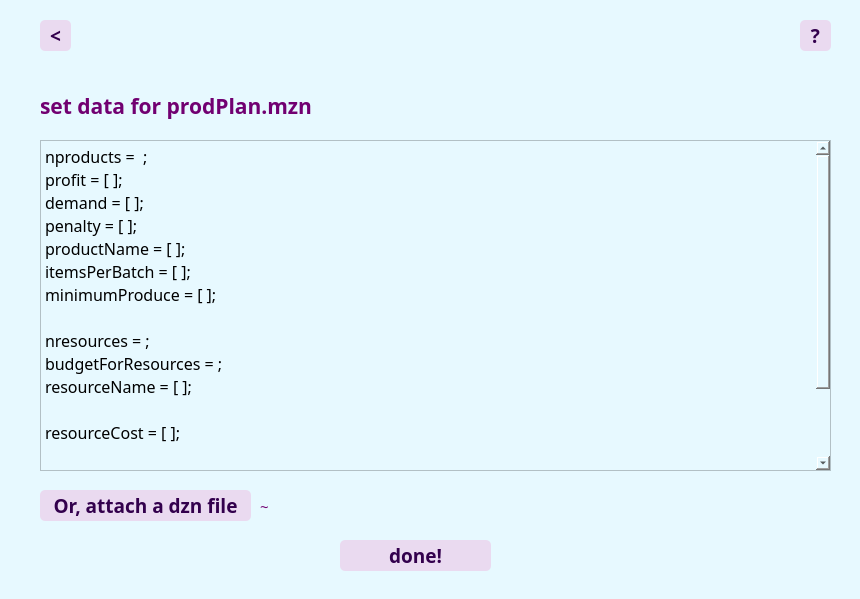
<?xml version="1.0" encoding="UTF-8"?>
<ui version="4.0">
 <class>prodPlanDataForm</class>
 <widget class="QWidget" name="prodPlanDataForm">
  <property name="geometry">
   <rect>
    <x>0</x>
    <y>0</y>
    <width>860</width>
    <height>599</height>
   </rect>
  </property>
  <property name="minimumSize">
   <size>
    <width>860</width>
    <height>599</height>
   </size>
  </property>
  <property name="maximumSize">
   <size>
    <width>860</width>
    <height>599</height>
   </size>
  </property>
  <property name="windowTitle">
   <string>set product data</string>
  </property>
  <property name="styleSheet">
   <string notr="true">background-color : rgb(231, 249, 255)</string>
  </property>
  <widget class="QLabel" name="logo">
   <property name="geometry">
    <rect>
     <x>360</x>
     <y>0</y>
     <width>101</width>
     <height>101</height>
    </rect>
   </property>
   <property name="sizePolicy">
    <sizepolicy hsizetype="Preferred" vsizetype="Preferred">
     <horstretch>0</horstretch>
     <verstretch>0</verstretch>
    </sizepolicy>
   </property>
   <property name="text">
    <string/>
   </property>
   <property name="pixmap">
    <pixmap>../resource/deliciaLogo100.png</pixmap>
   </property>
  </widget>
  <widget class="QLabel" name="title">
   <property name="geometry">
    <rect>
     <x>40</x>
     <y>90</y>
     <width>331</width>
     <height>31</height>
    </rect>
   </property>
   <property name="font">
    <font>
     <family>Calisto MT</family>
     <pointsize>16</pointsize>
     <weight>75</weight>
     <bold>true</bold>
    </font>
   </property>
   <property name="styleSheet">
    <string notr="true">color : rgb(113, 0, 113)</string>
   </property>
   <property name="text">
    <string>set data for prodPlan.mzn</string>
   </property>
  </widget>
  <widget class="QPushButton" name="helpBtn">
   <property name="geometry">
    <rect>
     <x>800</x>
     <y>20</y>
     <width>31</width>
     <height>31</height>
    </rect>
   </property>
   <property name="font">
    <font>
     <family>Calisto MT</family>
     <pointsize>14</pointsize>
     <weight>75</weight>
     <bold>true</bold>
    </font>
   </property>
   <property name="styleSheet">
    <string notr="true">color:rgb(51, 0, 77);
background-color: rgb(234, 218, 240);
border-radius: 5;</string>
   </property>
   <property name="text">
    <string>?</string>
   </property>
  </widget>
  <widget class="QPushButton" name="backBtn">
   <property name="geometry">
    <rect>
     <x>40</x>
     <y>20</y>
     <width>31</width>
     <height>31</height>
    </rect>
   </property>
   <property name="font">
    <font>
     <family>Calisto MT</family>
     <pointsize>14</pointsize>
     <weight>75</weight>
     <bold>true</bold>
    </font>
   </property>
   <property name="styleSheet">
    <string notr="true">color:rgb(51, 0, 77);
background-color: rgb(234, 218, 240);
border-radius: 5;</string>
   </property>
   <property name="text">
    <string>&lt;</string>
   </property>
  </widget>
  <widget class="QTextEdit" name="textEdit">
   <property name="geometry">
    <rect>
     <x>40</x>
     <y>140</y>
     <width>791</width>
     <height>331</height>
    </rect>
   </property>
   <property name="font">
    <font>
     <family>Roboto Slab</family>
     <pointsize>11</pointsize>
    </font>
   </property>
   <property name="html">
    <string>&lt;!DOCTYPE HTML PUBLIC &quot;-//W3C//DTD HTML 4.0//EN&quot; &quot;http://www.w3.org/TR/REC-html40/strict.dtd&quot;&gt;
&lt;html&gt;&lt;head&gt;&lt;meta name=&quot;qrichtext&quot; content=&quot;1&quot; /&gt;&lt;style type=&quot;text/css&quot;&gt;
p, li { white-space: pre-wrap; }
&lt;/style&gt;&lt;/head&gt;&lt;body style=&quot; font-family:'Roboto Slab'; font-size:11pt; font-weight:400; font-style:normal;&quot;&gt;
&lt;p style=&quot; margin-top:0px; margin-bottom:0px; margin-left:0px; margin-right:0px; -qt-block-indent:0; text-indent:0px;&quot;&gt;&lt;span style=&quot; font-size:12pt;&quot;&gt;nproducts =  ;&lt;/span&gt;&lt;/p&gt;
&lt;p style=&quot; margin-top:0px; margin-bottom:0px; margin-left:0px; margin-right:0px; -qt-block-indent:0; text-indent:0px;&quot;&gt;&lt;span style=&quot; font-size:12pt;&quot;&gt;profit = [ ];&lt;/span&gt;&lt;/p&gt;
&lt;p style=&quot; margin-top:0px; margin-bottom:0px; margin-left:0px; margin-right:0px; -qt-block-indent:0; text-indent:0px;&quot;&gt;&lt;span style=&quot; font-size:12pt;&quot;&gt;demand = [ ];&lt;/span&gt;&lt;/p&gt;
&lt;p style=&quot; margin-top:0px; margin-bottom:0px; margin-left:0px; margin-right:0px; -qt-block-indent:0; text-indent:0px;&quot;&gt;&lt;span style=&quot; font-size:12pt;&quot;&gt;penalty = [ ];&lt;/span&gt;&lt;/p&gt;
&lt;p style=&quot; margin-top:0px; margin-bottom:0px; margin-left:0px; margin-right:0px; -qt-block-indent:0; text-indent:0px;&quot;&gt;&lt;span style=&quot; font-size:12pt;&quot;&gt;productName = [ ];&lt;/span&gt;&lt;/p&gt;
&lt;p style=&quot; margin-top:0px; margin-bottom:0px; margin-left:0px; margin-right:0px; -qt-block-indent:0; text-indent:0px;&quot;&gt;&lt;span style=&quot; font-size:12pt;&quot;&gt;itemsPerBatch = [ ];&lt;/span&gt;&lt;/p&gt;
&lt;p style=&quot; margin-top:0px; margin-bottom:0px; margin-left:0px; margin-right:0px; -qt-block-indent:0; text-indent:0px;&quot;&gt;&lt;span style=&quot; font-size:12pt;&quot;&gt;minimumProduce = [ ];&lt;/span&gt;&lt;/p&gt;
&lt;p style=&quot;-qt-paragraph-type:empty; margin-top:0px; margin-bottom:0px; margin-left:0px; margin-right:0px; -qt-block-indent:0; text-indent:0px; font-size:12pt;&quot;&gt;&lt;br /&gt;&lt;/p&gt;
&lt;p style=&quot; margin-top:0px; margin-bottom:0px; margin-left:0px; margin-right:0px; -qt-block-indent:0; text-indent:0px;&quot;&gt;&lt;span style=&quot; font-size:12pt;&quot;&gt;nresources = ;&lt;/span&gt;&lt;/p&gt;
&lt;p style=&quot; margin-top:0px; margin-bottom:0px; margin-left:0px; margin-right:0px; -qt-block-indent:0; text-indent:0px;&quot;&gt;&lt;span style=&quot; font-size:12pt;&quot;&gt;budgetForResources = ;&lt;/span&gt;&lt;/p&gt;
&lt;p style=&quot; margin-top:0px; margin-bottom:0px; margin-left:0px; margin-right:0px; -qt-block-indent:0; text-indent:0px;&quot;&gt;&lt;span style=&quot; font-size:12pt;&quot;&gt;resourceName = [ ];&lt;/span&gt;&lt;/p&gt;
&lt;p style=&quot;-qt-paragraph-type:empty; margin-top:0px; margin-bottom:0px; margin-left:0px; margin-right:0px; -qt-block-indent:0; text-indent:0px; font-size:12pt;&quot;&gt;&lt;br /&gt;&lt;/p&gt;
&lt;p style=&quot; margin-top:0px; margin-bottom:0px; margin-left:0px; margin-right:0px; -qt-block-indent:0; text-indent:0px;&quot;&gt;&lt;span style=&quot; font-size:12pt;&quot;&gt;resourceCost = [ ]; &lt;/span&gt;&lt;/p&gt;
&lt;p style=&quot;-qt-paragraph-type:empty; margin-top:0px; margin-bottom:0px; margin-left:0px; margin-right:0px; -qt-block-indent:0; text-indent:0px; font-size:12pt;&quot;&gt;&lt;br /&gt;&lt;/p&gt;
&lt;p style=&quot; margin-top:0px; margin-bottom:0px; margin-left:0px; margin-right:0px; -qt-block-indent:0; text-indent:0px;&quot;&gt;&lt;span style=&quot; font-size:12pt;&quot;&gt;consumption = [ ];&lt;/span&gt;&lt;/p&gt;
&lt;p style=&quot; margin-top:0px; margin-bottom:0px; margin-left:0px; margin-right:0px; -qt-block-indent:0; text-indent:0px;&quot;&gt;&lt;span style=&quot; font-size:12pt;&quot;&gt;               &lt;/span&gt;&lt;/p&gt;
&lt;p style=&quot; margin-top:0px; margin-bottom:0px; margin-left:0px; margin-right:0px; -qt-block-indent:0; text-indent:0px;&quot;&gt;&lt;span style=&quot; font-size:12pt;&quot;&gt;maxNumOfBatches =  ;&lt;/span&gt;&lt;/p&gt;
&lt;p style=&quot;-qt-paragraph-type:empty; margin-top:0px; margin-bottom:0px; margin-left:0px; margin-right:0px; -qt-block-indent:0; text-indent:0px; font-size:12pt;&quot;&gt;&lt;br /&gt;&lt;/p&gt;&lt;/body&gt;&lt;/html&gt;</string>
   </property>
  </widget>
  <widget class="QPushButton" name="okBtn">
   <property name="geometry">
    <rect>
     <x>340</x>
     <y>540</y>
     <width>151</width>
     <height>31</height>
    </rect>
   </property>
   <property name="font">
    <font>
     <family>Calisto MT</family>
     <pointsize>14</pointsize>
     <weight>75</weight>
     <bold>true</bold>
    </font>
   </property>
   <property name="styleSheet">
    <string notr="true">color:rgb(51, 0, 77);
background-color: rgb(234, 218, 240);
border-radius: 5;</string>
   </property>
   <property name="text">
    <string>done!</string>
   </property>
  </widget>
  <widget class="QPushButton" name="attachBtn">
   <property name="geometry">
    <rect>
     <x>40</x>
     <y>490</y>
     <width>211</width>
     <height>31</height>
    </rect>
   </property>
   <property name="font">
    <font>
     <family>Calisto MT</family>
     <pointsize>14</pointsize>
     <weight>75</weight>
     <bold>true</bold>
    </font>
   </property>
   <property name="styleSheet">
    <string notr="true">color:rgb(51, 0, 77);
background-color: rgb(234, 218, 240);
border-radius: 5;</string>
   </property>
   <property name="text">
    <string>Or, attach a dzn file</string>
   </property>
  </widget>
  <widget class="QLabel" name="fileNameLabel">
   <property name="geometry">
    <rect>
     <x>260</x>
     <y>490</y>
     <width>561</width>
     <height>31</height>
    </rect>
   </property>
   <property name="font">
    <font>
     <family>Roboto Slab</family>
     <pointsize>11</pointsize>
     <weight>50</weight>
     <bold>false</bold>
    </font>
   </property>
   <property name="styleSheet">
    <string notr="true">color : rgb(113, 0, 113)</string>
   </property>
   <property name="text">
    <string>~</string>
   </property>
  </widget>
 </widget>
 <resources/>
 <connections/>
</ui>
